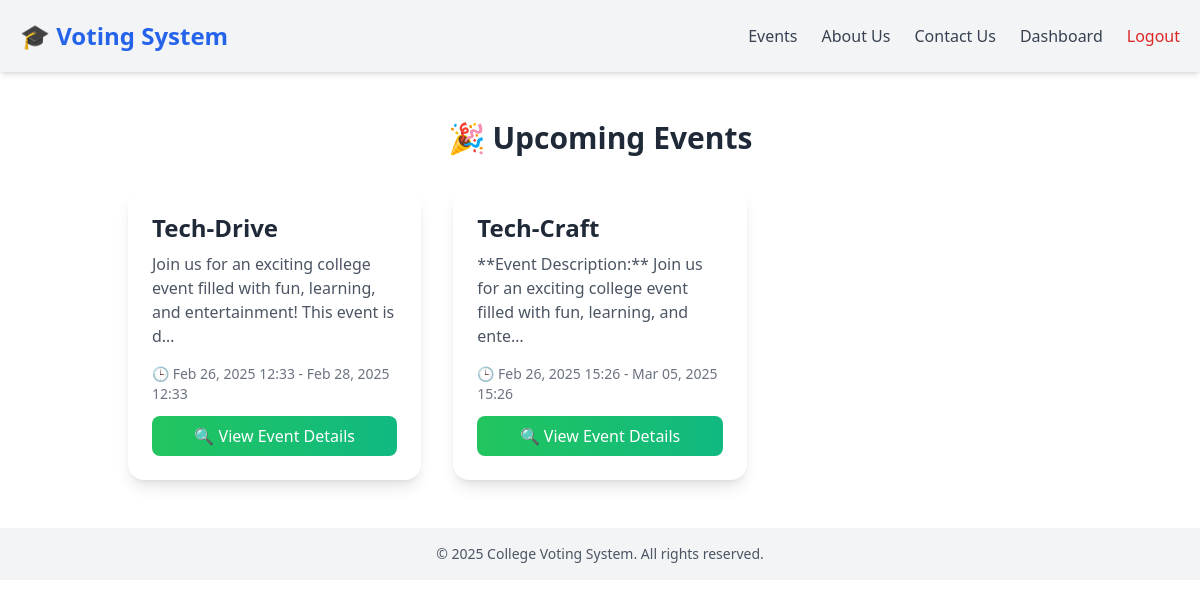
Page /events/events/ (signed in) on the earlier database version.
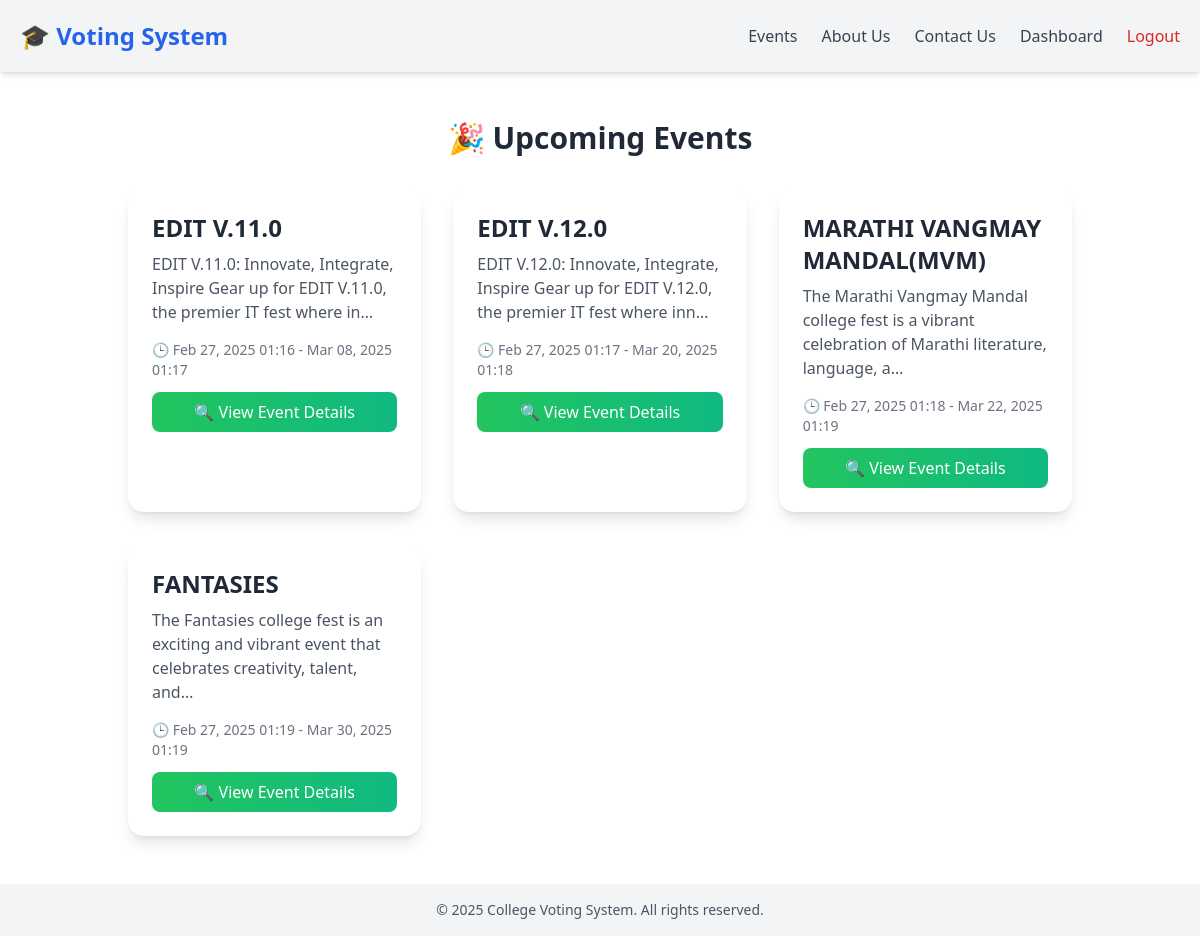
Same page on the later database version.
### events/models.py (models this page shows, shortened)
class Event(models.Model):
    name = models.CharField(max_length=255)
    description = models.TextField()
    start_time = models.DateTimeField()
    end_time = models.DateTimeField()

### events/views.py (the view)
# urls.py: path('events/', views.event_list, name='events'),
@login_required
def event_list(request):
    events = Event.objects.all()
    registered_events = EventRegistration.objects.filter(user=request.user).values_list('event_id', flat=True)
    voted_events = Vote.objects.filter(user=request.user).values_list('event_id', flat=True)
    context = {
        'events': events,
        'registered_events': registered_events,
        'voted_events': voted_events,
    }
    return render(request, 'events/event_list.html', context)

### events/templates/events/event_list.html
{% extends 'base.html' %}
{% block content %}
<div class="container mx-auto px-6 py-8">
    <h2 class="text-3xl font-bold text-gray-800 dark:text-white mb-8 text-center">🎉 Upcoming Events</h2>
    <div class="grid grid-cols-1 sm:grid-cols-2 lg:grid-cols-3 gap-8">
        {% for event in events %}
            <div class="bg-white dark:bg-gray-800 rounded-2xl shadow-lg hover:shadow-2xl transition-shadow duration-300 transform hover:-translate-y-2 p-6">
                <h3 class="text-2xl font-semibold text-gray-800 dark:text-white mb-2">{{ event.name }}</h3>
                <p class="text-gray-600 dark:text-gray-300 mb-4">{{ event.description|truncatechars:100 }}</p>
                <p class="text-sm text-gray-500 dark:text-gray-400 mb-3">
                    🕒 {{ event.start_time|date:"M d, Y H:i" }} - {{ event.end_time|date:"M d, Y H:i" }}
                </p>
                <a href="{% url 'event_detail' event.id %}"
                   class="w-full block bg-gradient-to-r from-green-500 to-emerald-500 text-white py-2 px-4 rounded-lg text-center font-medium hover:from-green-600 hover:to-emerald-600 transition transform hover:scale-105">
                    🔍 View Event Details
                </a>
            </div>
        {% empty %}
            <p class="text-center text-gray-500 dark:text-gray-300 col-span-full">No events available at the moment. Stay tuned! 🚀</p>
        {% endfor %}
    </div>
</div>
{% endblock %}

Differences in the rows shown:
removed Event: name "Tech-Drive", description "Join us for an exciting college event filled with fun, learning, and entertainment! This event is d…", start_time "Feb 26, 2025 12:33", end_time "Feb 28, 2025 12:33"
removed Event: name "Tech-Craft", description "**Event Description:** Join us for an exciting college event filled with fun, learning, and ente…", start_time "Feb 26, 2025 15:26", end_time "Mar 05, 2025 15:26"
added Event: name "EDIT V.11.0", description "EDIT V.11.0: Innovate, Integrate, Inspire Gear up for EDIT V.11.0, the premier IT fest where in…", start_time "Feb 27, 2025 01:16", end_time "Mar 08, 2025 01:17"
added Event: name "EDIT V.12.0", description "EDIT V.12.0: Innovate, Integrate, Inspire Gear up for EDIT V.12.0, the premier IT fest where inn…", start_time "Feb 27, 2025 01:17", end_time "Mar 20, 2025 01:18"
added Event: name "MARATHI VANGMAY MANDAL(MVM)", description "The Marathi Vangmay Mandal college fest is a vibrant celebration of Marathi literature, language, a…", start_time "Feb 27, 2025 01:18", end_time "Mar 22, 2025 01:19"
added Event: name "FANTASIES", description "The Fantasies college fest is an exciting and vibrant event that celebrates creativity, talent, and…", start_time "Feb 27, 2025 01:19", end_time "Mar 30, 2025 01:19"
